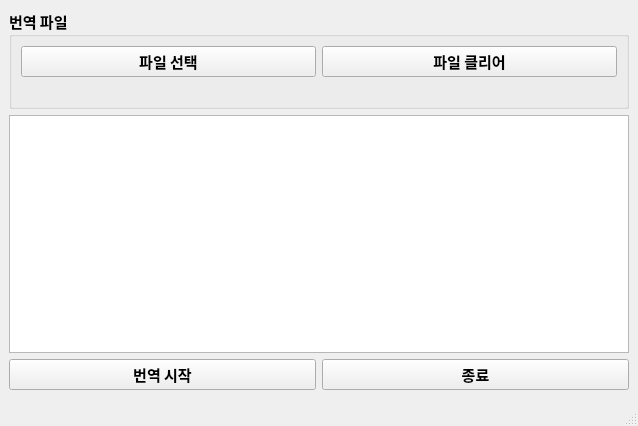
<?xml version="1.0" encoding="UTF-8"?>
<ui version="4.0">
 <class>MainWindow</class>
 <widget class="QMainWindow" name="MainWindow">
  <property name="geometry">
   <rect>
    <x>0</x>
    <y>0</y>
    <width>638</width>
    <height>426</height>
   </rect>
  </property>
  <property name="font">
   <font>
    <family>맑은 고딕</family>
    <pointsize>11</pointsize>
    <weight>75</weight>
    <bold>true</bold>
   </font>
  </property>
  <property name="acceptDrops">
   <bool>true</bool>
  </property>
  <property name="windowTitle">
   <string>Smart Translator</string>
  </property>
  <property name="toolTipDuration">
   <number>-2</number>
  </property>
  <widget class="QWidget" name="centralwidget">
   <layout class="QGridLayout" name="gridLayout_4">
    <item row="0" column="0">
     <layout class="QGridLayout" name="gridLayout_3">
      <item row="0" column="0">
       <widget class="QGroupBox" name="groupBox">
        <property name="title">
         <string>번역 파일</string>
        </property>
        <layout class="QGridLayout" name="gridLayout">
         <item row="0" column="0">
          <widget class="QPushButton" name="select_file">
           <property name="text">
            <string>파일 선택</string>
           </property>
          </widget>
         </item>
         <item row="1" column="2">
          <spacer name="horizontalSpacer">
           <property name="orientation">
            <enum>Qt::Horizontal</enum>
           </property>
           <property name="sizeHint" stdset="0">
            <size>
             <width>40</width>
             <height>20</height>
            </size>
           </property>
          </spacer>
         </item>
         <item row="1" column="0">
          <spacer name="horizontalSpacer_2">
           <property name="orientation">
            <enum>Qt::Horizontal</enum>
           </property>
           <property name="sizeHint" stdset="0">
            <size>
             <width>40</width>
             <height>20</height>
            </size>
           </property>
          </spacer>
         </item>
         <item row="0" column="2">
          <widget class="QPushButton" name="clear_file">
           <property name="text">
            <string>파일 클리어</string>
           </property>
          </widget>
         </item>
        </layout>
       </widget>
      </item>
      <item row="1" column="0">
       <layout class="QGridLayout" name="gridLayout_2">
        <item row="0" column="0" colspan="2">
         <widget class="QTextBrowser" name="textBrowser">
          <property name="font">
           <font>
            <family>맑은 고딕</family>
            <pointsize>11</pointsize>
            <weight>75</weight>
            <bold>true</bold>
           </font>
          </property>
         </widget>
        </item>
        <item row="1" column="0">
         <widget class="QPushButton" name="run_btn">
          <property name="font">
           <font>
            <family>맑은 고딕</family>
            <pointsize>11</pointsize>
            <weight>75</weight>
            <bold>true</bold>
           </font>
          </property>
          <property name="text">
           <string>번역 시작</string>
          </property>
         </widget>
        </item>
        <item row="1" column="1">
         <widget class="QPushButton" name="exit_btn">
          <property name="font">
           <font>
            <family>맑은 고딕</family>
            <pointsize>11</pointsize>
            <weight>75</weight>
            <bold>true</bold>
           </font>
          </property>
          <property name="text">
           <string>종료</string>
          </property>
         </widget>
        </item>
       </layout>
      </item>
     </layout>
    </item>
   </layout>
  </widget>
  <widget class="QMenuBar" name="menubar">
   <property name="geometry">
    <rect>
     <x>0</x>
     <y>0</y>
     <width>638</width>
     <height>31</height>
    </rect>
   </property>
  </widget>
  <widget class="QStatusBar" name="statusbar"/>
 </widget>
 <tabstops>
  <tabstop>textBrowser</tabstop>
  <tabstop>exit_btn</tabstop>
  <tabstop>run_btn</tabstop>
 </tabstops>
 <resources/>
 <connections/>
</ui>
